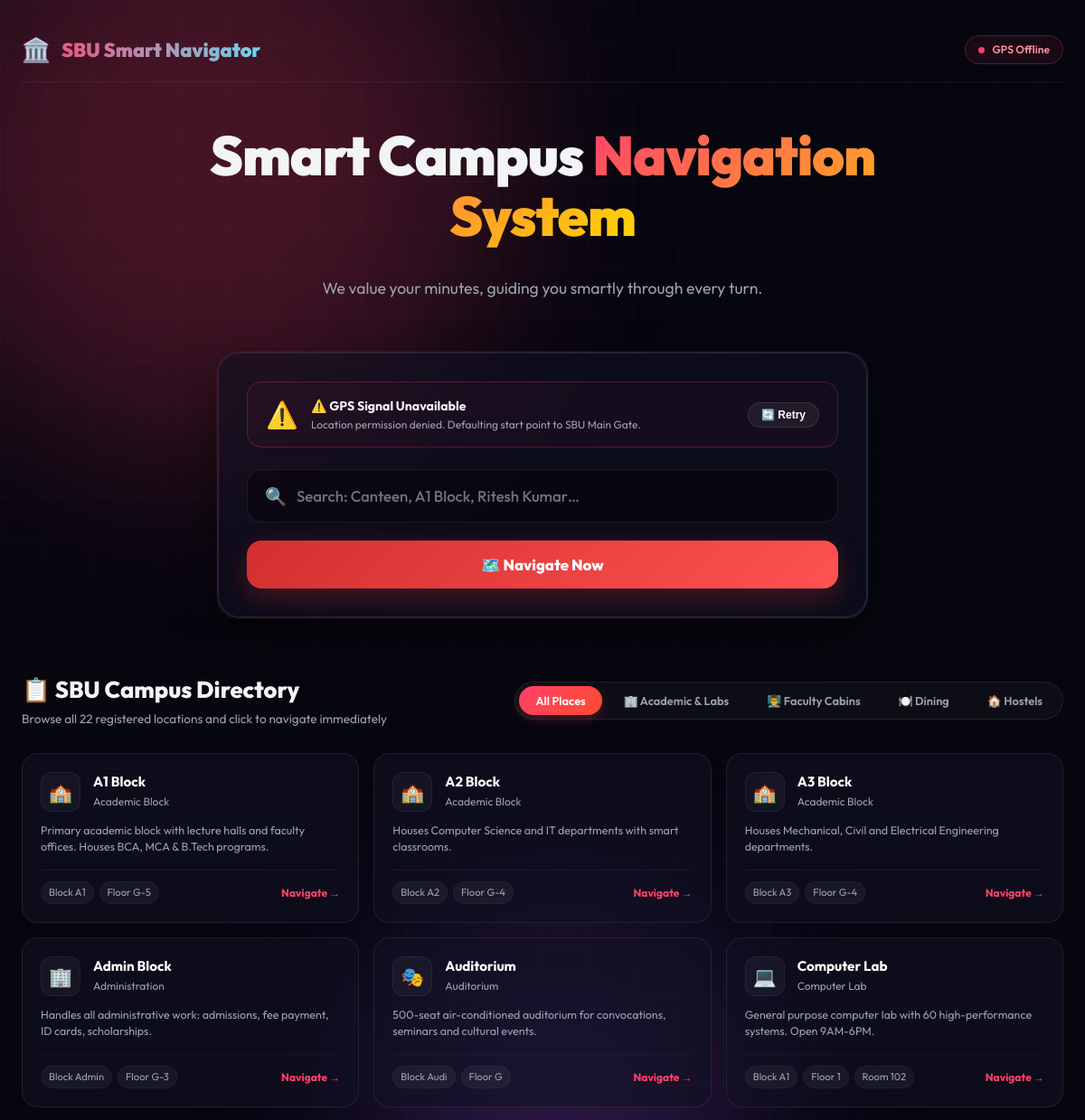
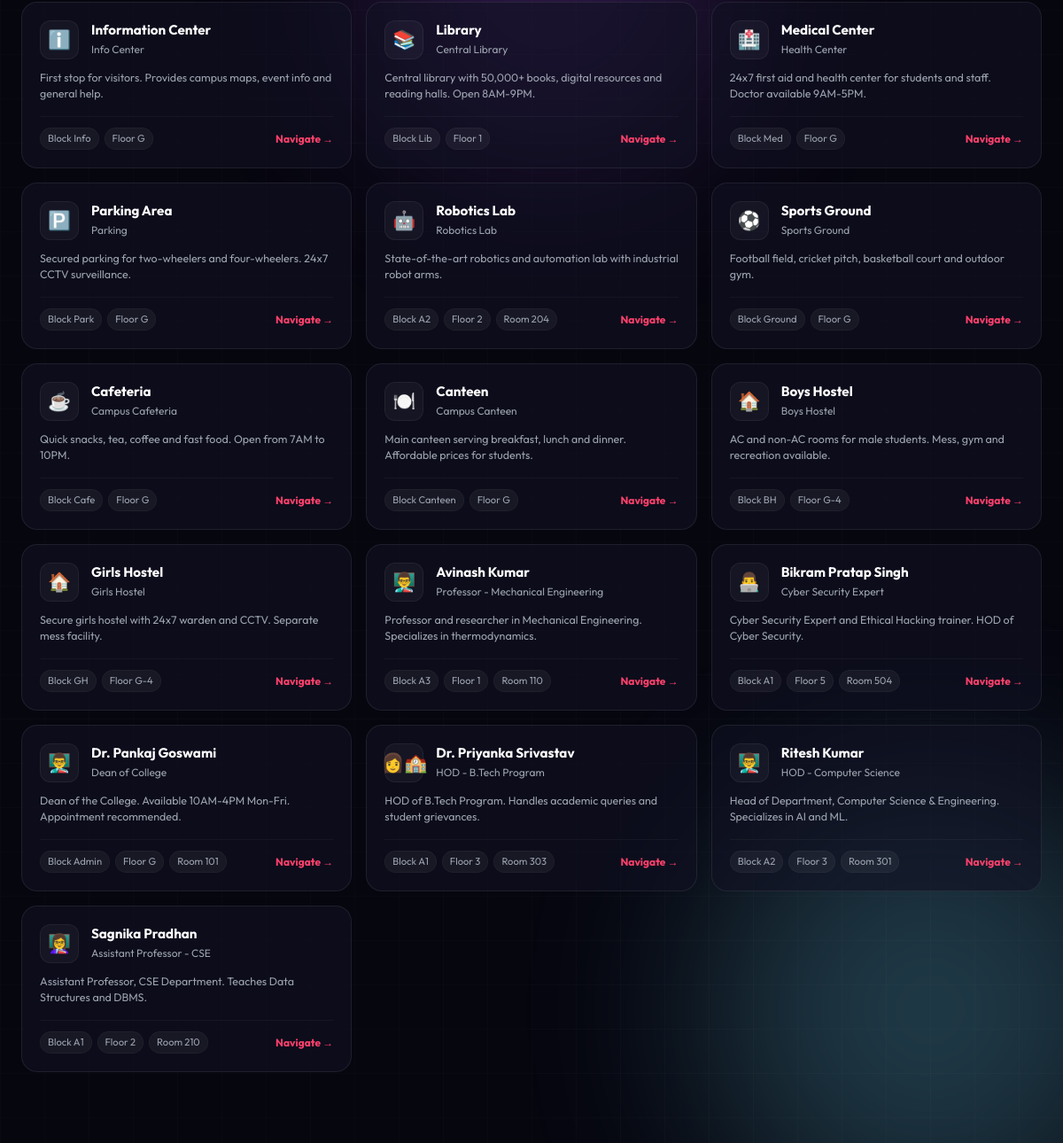
The page /searchpage on the database its author committed (2 pictures, top to bottom).
### tables this page shows
CREATE TABLE locations (
    id INTEGER PRIMARY KEY,
    name TEXT,
    type TEXT,
    block TEXT,
    floor TEXT,
    room TEXT
, role TEXT, sitting_block TEXT, room_no TEXT, lat REAL, lng REAL, map_label TEXT, category TEXT, description TEXT, directions TEXT, building_icon TEXT);

### aap.py (the view)
@app.route('/searchpage')
def searchpage():
    all_locations = get_all_locations()
    return render_template("index.html", all_locations=all_locations)

### aap.py (called while the page is built)
def get_all_locations():
    conn = sqlite3.connect("campus.db")
    cur = conn.cursor()
    cur.execute("""
        SELECT name, category, building_icon, role, block, floor, room, description
        FROM locations ORDER BY category, name
    """)
    data = cur.fetchall()
    conn.close()
    return data

### templates/index.html (shortened to what this page needs)
<!DOCTYPE html>
<html lang="en">
<head>
</head>
<body>
<div class="glow-container">
    <div class="glow g1"></div>
    <div class="glow g2"></div>
    <div class="glow g3"></div>
</div>
<div class="grid-lines"></div>
<div class="container">
    <header>
        <div class="logo">
            <span class="logo-ico">🏛️</span>
            SBU Smart Navigator
        </div>
        <div class="header-right">
            <div class="live-pill" id="live-pill">
                <div class="live-dot" id="live-dot"></div>
                <span id="live-pill-text">Live Map Enabled</span>
            </div>
        </div>
    </header>
    <section class="hero">
        <h1>Smart Campus <span>Navigation System</span></h1>
        <div class="quote-slider">
            <p class="quote-slide active">
                We value your minutes, guiding you smartly through every turn.
            </p>
        </div>
    </section>
    <section class="search-card">
        <div class="gps-status-box" id="gps-box">
            <div class="gps-icon-large" id="gps-ico-lbl">📡</div>
            <div class="gps-info-text">
                <div class="gps-status-title" id="gps-status-title">Checking GPS Signal…</div>
                <div class="gps-status-desc" id="gps-status-desc">Please grant location permission to enable real-time routing.</div>
            </div>
            <button class="gps-retry-btn" onclick="retryGPS()">🔄 Retry</button>
        </div>
        <form class="search-form" action="/search" method="post" autocomplete="off" onsubmit="return validateSearch()">
            <div class="search-input-wrapper">
                <span class="search-icon">🔍</span>
                <input type="text" id="search-input" name="search" class="search-input"
                       placeholder="Search: Canteen, A1 Block, Ritesh Kumar…"
                       required oninput="onSearchInput(this.value)"
                       onfocus="onSearchFocus()" onblur="onSearchBlur()">
            </div>
            <button type="submit" class="search-submit-btn" id="search-submit-btn">
                🗺️ Navigate Now
            </button>
        </form>
    </section>
    <section class="explorer-section">
        <div class="explorer-header">
            <div class="explorer-title">
                <h2>📋 SBU Campus Directory</h2>
                <p>Browse all {{ all_locations|length }} registered locations and click to navigate immediately</p>
            </div>
            <div class="filter-tabs">
                <button class="tab-btn active" onclick="filterCategory('all', this)">All Places</button>
                <button class="tab-btn" onclick="filterCategory('building', this)">🏢 Academic & Labs</button>
                <button class="tab-btn" onclick="filterCategory('teacher', this)">👨‍🏫 Faculty Cabins</button>
                <button class="tab-btn" onclick="filterCategory('canteen', this)">🍽️ Dining</button>
                <button class="tab-btn" onclick="filterCategory('hostel', this)">🏠 Hostels</button>
            </div>
        </div>
        <div class="places-grid" id="places-grid">
            {% for loc in all_locations %}
            {% set cat = loc[1] if loc[1] else 'building' %}
            {% set ico = loc[2] if loc[2] else ('🏢' if cat=='building' else ('👨‍🏫' if cat=='teacher' else ('🍽️' if cat=='canteen' else '🏠'))) %}
            {% set role = loc[3] if loc[3] else ('Academic Building' if cat=='building' else ('Faculty' if cat=='teacher' else ('Dining & Coffee' if cat=='canteen' else 'Student Residency'))) %}
            <div class="place-card" data-category="{{ cat }}" onclick="quickSearch('{{ loc[0] }}')">
                <div class="card-top">
                    <div class="card-ico">{{ ico }}</div>
                    <div>
                        <div class="card-title">{{ loc[0] }}</div>
                        <div class="card-role">{{ role }}</div>
                    </div>
                </div>
                <div class="card-desc">{{ loc[7] if loc[7] else 'Located at Sarala Birla University campus. Use live directions to navigate directly to this place.' }}</div>
                <div class="card-bottom">
                    <div class="card-meta">
                        {% if loc[4] %}<span class="meta-tag">Block {{ loc[4] }}</span>{% endif %}
                        {% if loc[5] %}<span class="meta-tag">Floor {{ loc[5] }}</span>{% endif %}
                        {% if loc[6] %}<span class="meta-tag">Room {{ loc[6] }}</span>{% endif %}
                    </div>
                    <div class="card-go">Navigate →</div>
                </div>
            </div>
            {% endfor %}
        </div>
    </section>
</div>
</body>
</html>

### rows shown on the page
locations: building_icon "🏫", name "A1 Block", role "Academic Block", description "Primary academic block with lecture halls and faculty offices. Houses BCA, MCA & B.Tech programs.", block "A1", floor "G-5"
locations: building_icon "🏫", name "A2 Block", role "Academic Block", description "Houses Computer Science and IT departments with smart classrooms.", block "A2", floor "G-4"
locations: building_icon "🏫", name "A3 Block", role "Academic Block", description "Houses Mechanical, Civil and Electrical Engineering departments.", block "A3", floor "G-4"
locations: building_icon "🏢", name "Admin Block", role "Administration", description "Handles all administrative work: admissions, fee payment, ID cards, scholarships.", block "Admin", floor "G-3"
locations: building_icon "🎭", name "Auditorium", role "Auditorium", description "500-seat air-conditioned auditorium for convocations, seminars and cultural events.", block "Audi", floor "G"
locations: building_icon "💻", name "Computer Lab", role "Computer Lab", description "General purpose computer lab with 60 high-performance systems. Open 9AM-6PM.", block "A1", floor "1", room "102"
locations: building_icon "ℹ️", name "Information Center", role "Info Center", description "First stop for visitors. Provides campus maps, event info and general help.", block "Info", floor "G"
locations: building_icon "📚", name "Library", role "Central Library", description "Central library with 50,000+ books, digital resources and reading halls. Open 8AM-9PM.", block "Lib", floor "1"
locations: building_icon "🏥", name "Medical Center", role "Health Center", description "24x7 first aid and health center for students and staff. Doctor available 9AM-5PM.", block "Med", floor "G"
locations: building_icon "🅿️", name "Parking Area", role "Parking", description "Secured parking for two-wheelers and four-wheelers. 24x7 CCTV surveillance.", block "Park", floor "G"
locations: building_icon "🤖", name "Robotics Lab", role "Robotics Lab", description "State-of-the-art robotics and automation lab with industrial robot arms.", block "A2", floor "2", room "204"
locations: building_icon "⚽", name "Sports Ground", role "Sports Ground", description "Football field, cricket pitch, basketball court and outdoor gym.", block "Ground", floor "G"
locations: building_icon "☕", name "Cafeteria", role "Campus Cafeteria", description "Quick snacks, tea, coffee and fast food. Open from 7AM to 10PM.", block "Cafe", floor "G"
locations: building_icon "🍽️", name "Canteen", role "Campus Canteen", description "Main canteen serving breakfast, lunch and dinner. Affordable prices for students.", block "Canteen", floor "G"
locations: building_icon "🏠", name "Boys Hostel", role "Boys Hostel", description "AC and non-AC rooms for male students. Mess, gym and recreation available.", block "BH", floor "G-4"
locations: building_icon "🏠", name "Girls Hostel", role "Girls Hostel", description "Secure girls hostel with 24x7 warden and CCTV. Separate mess facility.", block "GH", floor "G-4"
locations: building_icon "👨‍🏫", name "Avinash Kumar", role "Professor - Mechanical Engineering", description "Professor and researcher in Mechanical Engineering. Specializes in thermodynamics.", block "A3", floor "1", room "110"
locations: building_icon "👨‍💻", name "Bikram Pratap Singh", role "Cyber Security Expert", description "Cyber Security Expert and Ethical Hacking trainer. HOD of Cyber Security.", block "A1", floor "5", room "504"
locations: building_icon "👨‍🏫", name "Dr. Pankaj Goswami", role "Dean of College", description "Dean of the College. Available 10AM-4PM Mon-Fri. Appointment recommended.", block "Admin", floor "G", room "101"
locations: building_icon "👩‍‍🏫", name "Dr. Priyanka Srivastav", role "HOD - B.Tech Program", description "HOD of B.Tech Program. Handles academic queries and student grievances.", block "A1", floor "3", room "303"
locations: building_icon "👨‍🏫", name "Ritesh Kumar", role "HOD - Computer Science", description "Head of Department, Computer Science & Engineering. Specializes in AI and ML.", block "A2", floor "3", room "301"
locations: building_icon "👩‍🏫", name "Sagnika Pradhan", role "Assistant Professor - CSE", description "Assistant Professor, CSE Department. Teaches Data Structures and DBMS.", block "A1", floor "2", room "210"

### other values the page prints
{{ all_locations|length }} "22"
